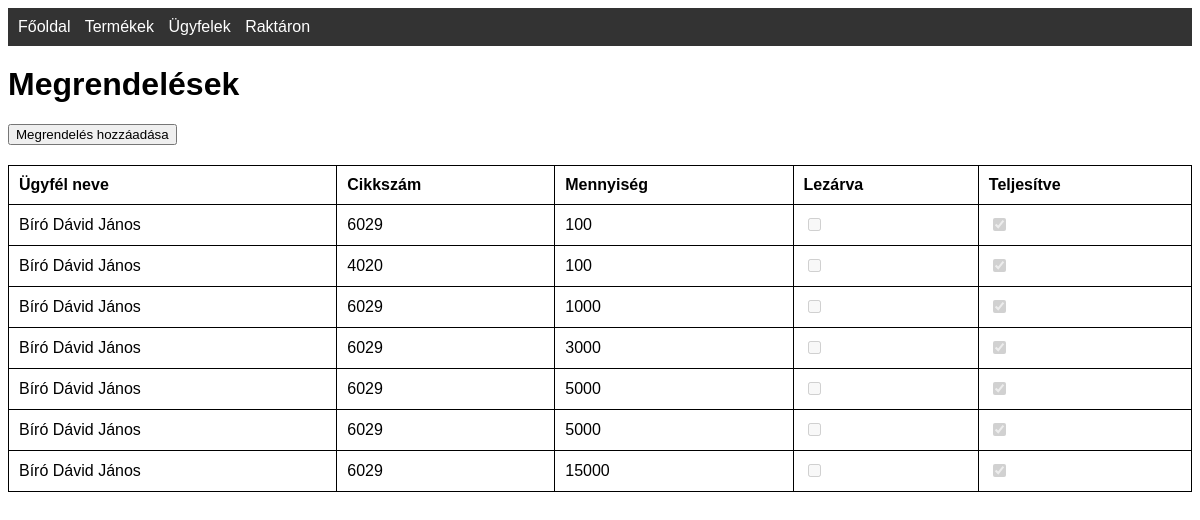
The page /orders on the database as committed earlier.
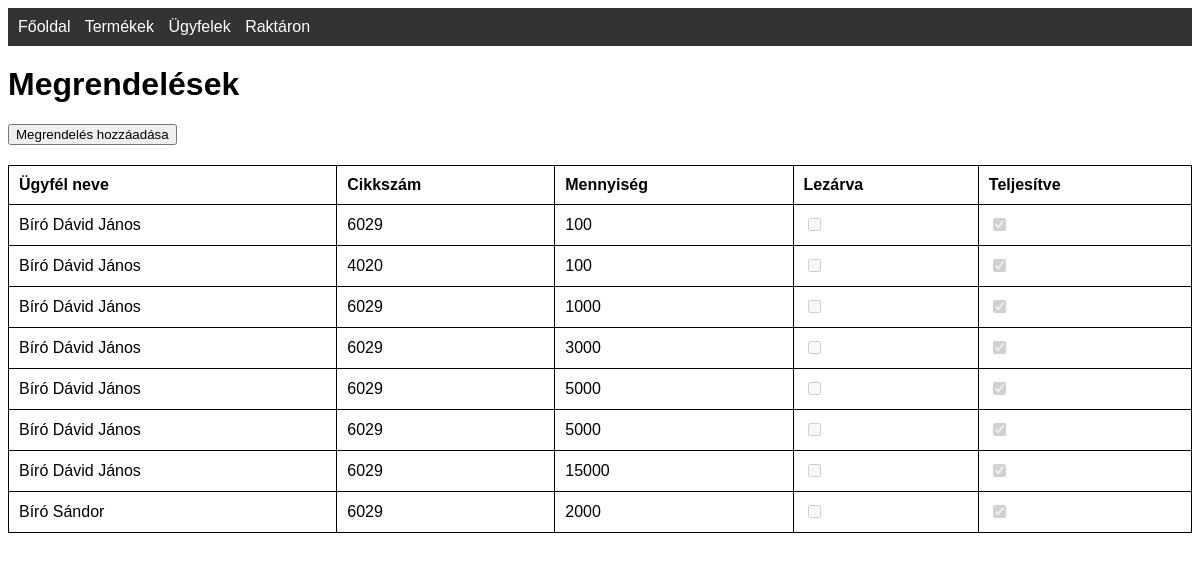
The same page on the database as committed later.
### tables this page shows
CREATE TABLE "orders" (
            id INTEGER PRIMARY KEY,
            customer_id INTEGER,
            cikkszam TEXT,
            mennyiseg INTEGER,
            lezarva INTEGER DEFAULT 0,
            teljesitve INTEGER DEFAULT 0,
            FOREIGN KEY(customer_id) REFERENCES customers(id),
            FOREIGN KEY(cikkszam) REFERENCES products(cikkszam)
        );

CREATE TABLE customers (
                    id INTEGER PRIMARY KEY,
                    nev TEXT,
                    iranyitoszam TEXT,
                    varos TEXT,
                    utca TEXT,
                    hazszam TEXT,
                    email TEXT);

### app.py (the view)
@app.route('/orders')
def orders():
    conn = get_db_connection()
    orders = conn.execute('''
        SELECT
            orders.id,
            customers.nev,
            orders.cikkszam,
            orders.mennyiseg,
            orders.lezarva,
            orders.teljesitve
        FROM orders
        JOIN customers ON orders.customer_id = customers.id
    ''').fetchall()
    conn.close()
    return render_template('orders.html', orders=orders)

### app.py (called while the page is built)
def get_db_connection():
    conn = sqlite3.connect('database.db')
    conn.row_factory = sqlite3.Row
    return conn

### templates/orders.html (shortened to what this page needs)
<!DOCTYPE html>
<html lang="hu">
<head>
    <link rel="stylesheet" href="{{ url_for('static', filename='css/style.css') }}">
</head>
<body>
    <nav>
        <a href="{{ url_for('index') }}">Főoldal</a>
        <a href="{{ url_for('products') }}">Termékek</a>
        <a href="{{ url_for('customers') }}">Ügyfelek</a>
        <a href="{{ url_for('stock') }}">Raktáron</a>
    </nav>
    <h1>Megrendelések</h1>
    <a href="{{ url_for('add_order') }}">
        <button>Megrendelés hozzáadása</button>
    </a>
    <table>
        <thead>
            <tr>
                <th>Ügyfél neve</th>
                <th>Cikkszám</th>
                <th>Mennyiség</th>
                <th>Lezárva</th>
                <th>Teljesítve</th>
            </tr>
        </thead>
        <tbody>
            {% for order in orders %}
            <tr>
                <td>{{ order.nev }}</td>
                <td>{{ order.cikkszam }}</td>
                <td>{{ order.mennyiseg }}</td>
                <td>
                    <form action="{{ url_for('update_order_status', order_id=order.id) }}" method="POST">
                        <input type="checkbox" name="lezarva" {% if order.lezarva %}checked{% endif %} onchange="this.form.submit()" {% if order.teljesitve %}disabled{% endif %}>
                    </form>
                </td>
                <td>
                    <form action="{{ url_for('update_order_status', order_id=order.id) }}" method="POST">
                        <input type="checkbox" name="teljesitve" {% if order.teljesitve %}checked{% endif %} onchange="this.form.submit()" {% if order.teljesitve %}disabled{% endif %}>
                    </form>
                </td>
            </tr>
            {% endfor %}
        </tbody>
    </table>
</body>
</html>

### static/css/style.css (style rules this page uses)
body { font-family: Arial, sans-serif; }
nav { background-color: #333; padding: 10px; }
nav a { color: white; margin-right: 10px; text-decoration: none; }
table { width: 100%; border-collapse: collapse; margin-top: 20px; }
table, th, td { border: 1px solid black; }
th, td { padding: 10px; text-align: left; }
h1 { margin-top: 20px; }

Rows that differ between the two databases and show on the page:
added orders: nev "Bíró Sándor", cikkszam "6029", mennyiseg "2000", teljesitve "☑"
